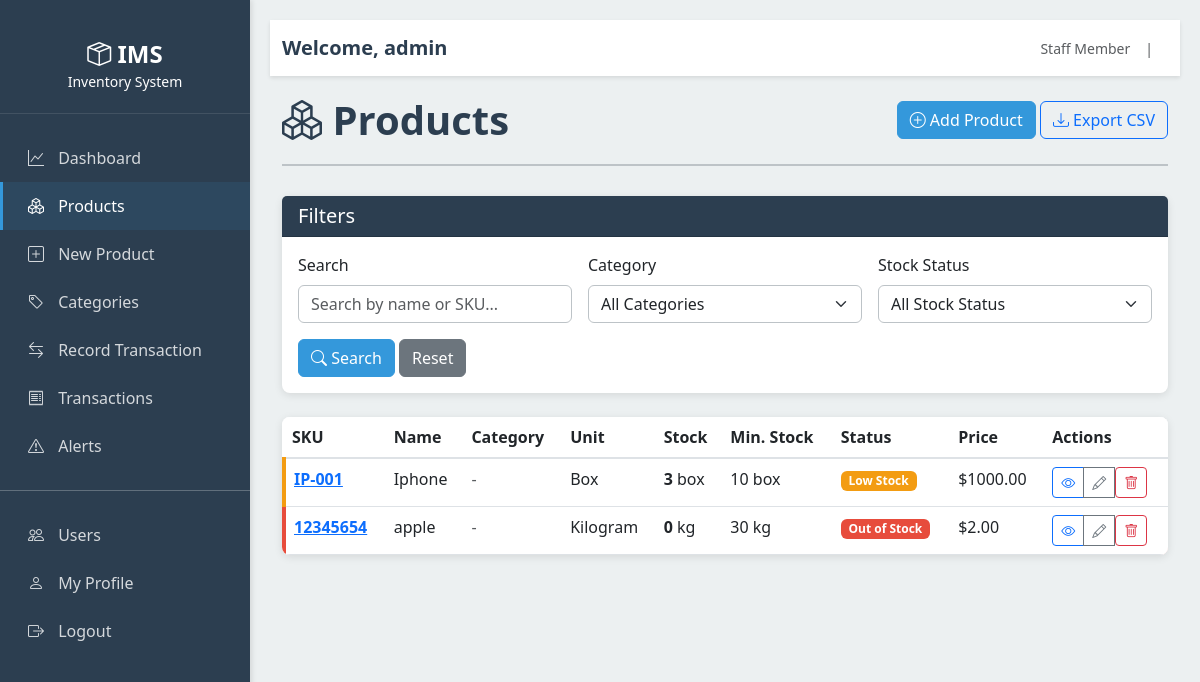
Screenshot of /products/ (signed in) with the database file from the repository.
### accounts/models.py (models this page shows, shortened)
class UserProfile(models.Model):
    ROLE_CHOICES = [
        ('admin', 'Administrator'),
        ('staff', 'Staff Member'),
        ('viewer', 'Viewer Only'),
    ]
    user = models.OneToOneField(User, on_delete=models.CASCADE, related_name='profile')
    role = models.CharField(max_length=20, choices=ROLE_CHOICES, default='staff')
    department = models.CharField(max_length=100, blank=True, null=True)
    phone = models.CharField(max_length=20, blank=True, null=True)
    is_active = models.BooleanField(default=True)
    created_at = models.DateTimeField(auto_now_add=True)
    updated_at = models.DateTimeField(auto_now=True)
    class Meta:
        ordering = ['user__first_name']

### inventory/models.py (models this page shows, shortened)
class Product(models.Model):
    UNIT_CHOICES = [
        ('pcs', 'Pieces'),
        ('kg', 'Kilogram'),
        ('liter', 'Liter'),
        ('meter', 'Meter'),
        ('box', 'Box'),
        ('pack', 'Pack'),
    ]
    sku = models.CharField(max_length=50, unique=True, verbose_name="SKU/Code")
    name = models.CharField(max_length=200)
    description = models.TextField(blank=True, null=True)
    category = models.ForeignKey(Category, on_delete=models.SET_NULL, null=True, blank=True)
    unit = models.CharField(max_length=20, choices=UNIT_CHOICES, default='pcs')
    minimum_stock = models.IntegerField(default=10, help_text="Alert when stock falls below this")
    reorder_quantity = models.IntegerField(default=50, help_text="Suggested quantity to reorder")
    price = models.DecimalField(max_digits=10, decimal_places=2, default=0)
    image = models.ImageField(upload_to='products/', blank=True, null=True)
    is_active = models.BooleanField(default=True)
    created_by = models.ForeignKey(User, on_delete=models.SET_NULL, null=True, related_name='created_products')
    created_at = models.DateTimeField(auto_now_add=True)
    updated_at = models.DateTimeField(auto_now=True)
    class Meta:
        ordering = ['name']
        indexes = [
            models.Index(fields=['sku']),
            models.Index(fields=['category']),
            models.Index(fields=['is_active']),
        ]
    @property
    def current_stock(self):
        stock_in = StockTransaction.objects.filter(
            product=self,
            transaction_type='IN'
        ).aggregate(total=Sum('quantity'))['total'] or 0
        stock_out = StockTransaction.objects.filter(
            product=self,
            transaction_type='OUT'
        ).aggregate(total=Sum('quantity'))['total'] or 0
        return stock_in - stock_out
    @property
    def is_low_stock(self):
        return self.current_stock < self.minimum_stock
    @property
    def stock_status(self):
        if self.current_stock <= 0:
            return 'OUT_OF_STOCK'
        elif self.is_low_stock:
            return 'LOW_STOCK'
        return 'IN_STOCK'

### inventory/views.py (the view)
# urls.py: path('products/', views.products_list, name='products_list'),
@login_required
@require_http_methods(["GET"])
def products_list(request):
    products = Product.objects.select_related('category').filter(is_active=True)
    form = ProductFilterForm(request.GET)
    if form.is_valid():
        if form.cleaned_data.get('category'):
            products = products.filter(category=form.cleaned_data['category'])
        if form.cleaned_data.get('search'):
            search = form.cleaned_data['search']
            products = products.filter(
                Q(name__icontains=search) | Q(sku__icontains=search)
            )
        status = form.cleaned_data.get('status')
        if status == 'low_stock':
            products_list = []
            for product in products:
                if product.is_low_stock:
                    products_list.append(product)
            products = products_list
        elif status == 'out_of_stock':
            products_list = []
            for product in products:
                if product.current_stock <= 0:
                    products_list.append(product)
            products = products_list
        elif status == 'in_stock':
            products_list = []
            for product in products:
                if product.current_stock > 0 and not product.is_low_stock:
                    products_list.append(product)
            products = products_list
    context = {
        'page_title': 'Products',
        'products': products,
        'form': form,
        'can_edit': is_admin(request.user),
    }
    return render(request, 'inventory/products_list.html', context)

### inventory/forms.py
class ProductFilterForm(forms.Form):
    category = forms.ModelChoiceField(
        queryset=Category.objects.all(),
        required=False,
        widget=forms.Select(attrs={'class': 'form-select'}),
        empty_label="All Categories"
    )
    status = forms.ChoiceField(
        choices=[
            ('', 'All Stock Status'),
            ('in_stock', 'In Stock'),
            ('low_stock', 'Low Stock'),
            ('out_of_stock', 'Out of Stock'),
        ],
        required=False,
        widget=forms.Select(attrs={'class': 'form-select'})
    )
    search = forms.CharField(
        required=False,
        widget=forms.TextInput(attrs={
            'class': 'form-control',
            'placeholder': 'Search by name or SKU...'
        })
    )

### inventory/views.py (called while the page is built)
def is_admin(user):
    return user.is_staff or (hasattr(user, 'profile') and user.profile.role == 'admin')

### templates/inventory/products_list.html (shortened to what this page needs)
{% extends 'base.html' %}
{% block content %}
<div class="page-header">
    <div>
        <h1><i class="bi bi-boxes"></i> Products</h1>
    </div>
    {% if can_edit %}
    <div>
        <a href="{% url 'create_product' %}" class="btn btn-primary">
            <i class="bi bi-plus-circle"></i> Add Product
        </a>
        <a href="{% url 'export_products' %}" class="btn btn-outline-primary">
            <i class="bi bi-download"></i> Export CSV
        </a>
    </div>
    {% endif %}
</div>
<div class="card mb-4">
    <div class="card-header">
        <h5 class="mb-0">Filters</h5>
    </div>
    <div class="card-body">
        <form method="get" class="row g-3">
            <div class="col-md-4">
                <label for="{{ form.search.id_for_label }}" class="form-label">Search</label>
                {{ form.search }}
            </div>
            <div class="col-md-4">
                <label for="{{ form.category.id_for_label }}" class="form-label">Category</label>
                {{ form.category }}
            </div>
            <div class="col-md-4">
                <label for="{{ form.status.id_for_label }}" class="form-label">Stock Status</label>
                {{ form.status }}
            </div>
            <div class="col-12">
                <button type="submit" class="btn btn-primary">
                    <i class="bi bi-search"></i> Search
                </button>
                <a href="{% url 'products_list' %}" class="btn btn-secondary">Reset</a>
            </div>
        </form>
    </div>
</div>
<div class="card">
    <div class="table-responsive">
        <table class="table table-hover mb-0">
            <thead>
                <tr>
                    <th>SKU</th>
                    <th>Name</th>
                    <th>Category</th>
                    <th>Unit</th>
                    <th>Stock</th>
                    <th>Min. Stock</th>
                    <th>Status</th>
                    <th>Price</th>
                    {% if can_edit %}<th>Actions</th>{% endif %}
                </tr>
            </thead>
            <tbody>
                {% for product in products %}
                <tr class="product-row {% if product.stock_status == 'LOW_STOCK' %}low-stock{% elif product.stock_status == 'OUT_OF_STOCK' %}out-of-stock{% endif %}">
                    <td>
                        <a href="{% url 'product_detail' product.id %}">
                            <strong>{{ product.sku }}</strong>
                        </a>
                    </td>
                    <td>{{ product.name }}</td>
                    <td>
                        {% if product.category %}
                            <span class="badge bg-light text-dark">{{ product.category.name }}</span>
                        {% else %}
                            <span class="text-muted">-</span>
                        {% endif %}
                    </td>
                    <td>{{ product.get_unit_display }}</td>
                    <td>
                        <strong>{{ product.current_stock }}</strong> {{ product.unit }}
                    </td>
                    <td>{{ product.minimum_stock }} {{ product.unit }}</td>
                    <td>
                        {% if product.stock_status == 'OUT_OF_STOCK' %}
                            <span class="badge badge-out-of-stock">Out of Stock</span>
                        {% elif product.stock_status == 'LOW_STOCK' %}
                            <span class="badge badge-low-stock">Low Stock</span>
                        {% else %}
                            <span class="badge badge-in-stock">In Stock</span>
                        {% endif %}
                    </td>
                    <td>${{ product.price }}</td>
                    {% if can_edit %}
                    <td>
                        <div class="btn-group" role="group">
                            <a href="{% url 'product_detail' product.id %}" class="btn btn-sm btn-outline-primary" title="View">
                                <i class="bi bi-eye"></i>
                            </a>
                            <a href="{% url 'edit_product' product.id %}" class="btn btn-sm btn-outline-secondary" title="Edit">
                                <i class="bi bi-pencil"></i>
                            </a>
                            <form method="post" action="{% url 'delete_product' product.id %}" style="display:inline;">
                                <button type="submit" class="btn btn-sm btn-outline-danger" title="Delete" onclick="return confirm('Are you sure?')">
                                    <i class="bi bi-trash"></i>
                                </button>
                            </form>
                        </div>
                    </td>
                    {% endif %}
                </tr>
                {% empty %}
                <tr>
                    <td colspan="{% if can_edit %}9{% else %}8{% endif %}" class="text-center text-muted py-4">
                        No products found
                    </td>
                </tr>
                {% endfor %}
            </tbody>
        </table>
    </div>
</div>
{% endblock %}

### templates/base.html (shortened to what this page needs)
<!DOCTYPE html>
<html lang="en">
<head>
    <link href="https://cdn.jsdelivr.net/npm/bootstrap@5.3.0/dist/css/bootstrap.min.css" rel="stylesheet">
    <link rel="stylesheet" href="https://cdn.jsdelivr.net/npm/bootstrap-icons@1.11.0/font/bootstrap-icons.css">
</head>
<body>
    <div class="sidebar">
        <div class="logo">
            <h4><i class="bi bi-box-seam"></i> IMS</h4>
            <small>Inventory System</small>
        </div>
        <nav class="nav flex-column">
            <a class="nav-link {% if request.resolver_match.url_name == 'dashboard' %}active{% endif %}" href="{% url 'dashboard' %}">
                <i class="bi bi-graph-up"></i> Dashboard
            </a>
            {% if user.profile.role == 'admin' or user.is_staff %}
            <a class="nav-link {% if request.resolver_match.url_name == 'products_list' %}active{% endif %}" href="{% url 'products_list' %}">
                <i class="bi bi-boxes"></i> Products
            </a>
            <a class="nav-link {% if request.resolver_match.url_name == 'create_product' %}active{% endif %}" href="{% url 'create_product' %}">
                <i class="bi bi-plus-square"></i> New Product
            </a>
            <a class="nav-link {% if request.resolver_match.url_name == 'categories' %}active{% endif %}" href="{% url 'categories' %}">
                <i class="bi bi-tag"></i> Categories
            </a>
            {% endif %}
            {% if user.profile.role in 'admin,staff' or user.is_staff %}
            <a class="nav-link {% if request.resolver_match.url_name == 'stock_transaction' %}active{% endif %}" href="{% url 'stock_transaction' %}">
                <i class="bi bi-arrow-left-right"></i> Record Transaction
            </a>
            <a class="nav-link {% if request.resolver_match.url_name == 'transactions_list' %}active{% endif %}" href="{% url 'transactions_list' %}">
                <i class="bi bi-receipt"></i> Transactions
            </a>
            {% endif %}
            <a class="nav-link {% if request.resolver_match.url_name == 'low_stock_alerts' %}active{% endif %}" href="{% url 'low_stock_alerts' %}">
                <i class="bi bi-exclamation-triangle"></i> Alerts
            </a>
            <hr style="background-color: rgba(255,255,255,0.1); margin: 20px 0;">
            {% if user.profile.role == 'admin' or user.is_staff %}
            <a class="nav-link" href="{% url 'user_management' %}">
                <i class="bi bi-people"></i> Users
            </a>
            {% endif %}
            <a class="nav-link" href="{% url 'profile' %}">
                <i class="bi bi-person"></i> My Profile
            </a>
            <a class="nav-link" href="{% url 'logout' %}">
                <i class="bi bi-box-arrow-right"></i> Logout
            </a>
        </nav>
    </div>
    <div class="main-content">
        <nav class="navbar navbar-expand-lg navbar-light navbar-top">
            <div class="container-fluid">
                <span class="navbar-brand">Welcome, <strong>{{ user.first_name|default:user.username }}</strong></span>
                <div class="user-menu">
                    <small class="text-muted">{{ user.profile.get_role_display }}</small>
                    <small class="text-muted">|</small>
                </div>
            </div>
        </nav>
        <div class="container-fluid">
            {% block content %}{% endblock %}
        </div>
    </div>
</body>
</html>

### templates/base.html (style rules this page uses)
:root { --primary-color: #2c3e50; --accent-color: #3498db; --success-color: #27ae60; --warning-color: #f39c12; --danger-color: #e74c3c; }
body { background-color: #ecf0f1; font-family: 'Segoe UI', Tahoma, Geneva, Verdana, sans-serif; }
.sidebar { background-color: var(--primary-color); color: white; min-height: 100vh; padding: 20px 0; position: fixed; width: 250px; left: 0; top: 0; box-shadow: 2px 0 5px rgba(0,0,0,0.1); }
.sidebar .logo { padding: 20px; text-align: center; border-bottom: 1px solid rgba(255,255,255,0.1); margin-bottom: 20px; }
.sidebar .logo h4 { margin: 0; font-weight: 700; }
.sidebar .nav-link { color: rgba(255,255,255,0.8); padding: 12px 25px; border-left: 3px solid transparent; transition: all 0.3s; }
.sidebar .nav-link:hover, .sidebar .nav-link.active { background-color: rgba(52, 152, 219, 0.1); color: white; border-left-color: var(--accent-color); }
.sidebar .nav-link i { margin-right: 10px; width: 20px; }
.main-content { margin-left: 250px; padding: 20px; }
.navbar-top { background-color: white; box-shadow: 0 2px 4px rgba(0,0,0,0.1); margin-bottom: 20px; }
.navbar-top .navbar-brand { color: var(--primary-color) !important; font-weight: 700; }
.page-header { display: flex; justify-content: space-between; align-items: center; margin-bottom: 30px; padding-bottom: 20px; border-bottom: 2px solid #bdc3c7; }
.page-header h1 { margin: 0; color: var(--primary-color); font-weight: 700; }
.card { box-shadow: 0 2px 8px rgba(0,0,0,0.1); border: none; border-radius: 8px; }
.card-header { background-color: var(--primary-color); color: white; border-radius: 8px 8px 0 0; }
.btn-primary { background-color: var(--accent-color); border-color: var(--accent-color); }
.table { background-color: white; border-radius: 8px; overflow: hidden; }
.table thead { background-color: #f8f9fa; border-bottom: 2px solid #dee2e6; }
.form-control, .form-select { border-radius: 6px; border: 1px solid #bdc3c7; }
.badge-low-stock { background-color: var(--warning-color); }
.badge-out-of-stock { background-color: var(--danger-color); }
.product-row.low-stock { background-color: #fef5e7; border-left: 4px solid var(--warning-color); }
.product-row.out-of-stock { background-color: #fadbd8; border-left: 4px solid var(--danger-color); }
.user-menu { display: flex; align-items: center; gap: 15px; }

### rows the page displays
Product: sku "IP-001", name "Iphone", unit "Box", current_stock "3", unit "box", minimum_stock "10", shows "Low Stock", price "1000.00"
Product: sku "12345654", name "apple", unit "Kilogram", current_stock "0", unit "kg", minimum_stock "30", shows "Out of Stock", price "2.00"

### other values shown
{{ user.first_name|default:user.username }} "admin"
{{ user.profile.get_role_display }} "Staff Member"
